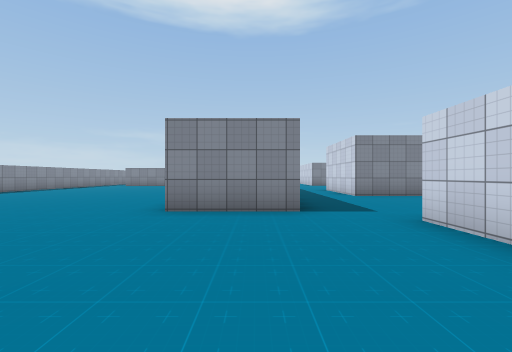
View 1 (above)

15 first-person views from a walk through a 3-D level made in the Unity game engine. The camera is 1.2 m above the floor, looks level and sees 90° across. The floor is counted in squares, 2 m on a side. Each view is taken from the middle of a square. On the plan, view 1 faces up. The plan holds only what a view shows up to about 9 squares ahead; the rest is blank. Some surface patterns are stand-ins.

View 2
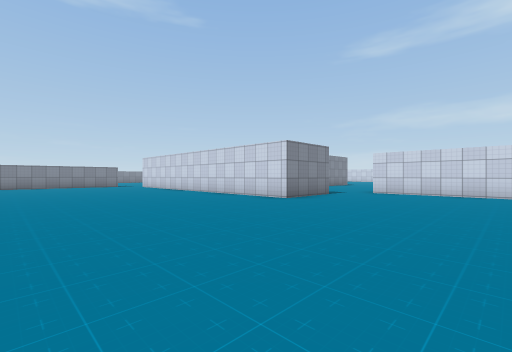

View 3
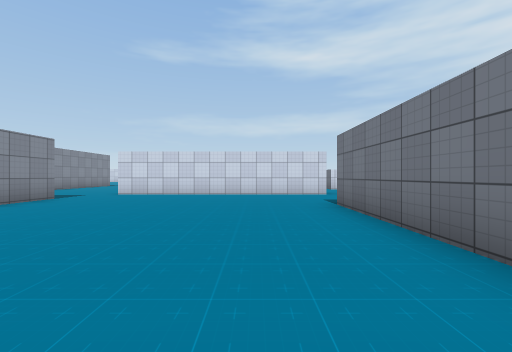

View 4
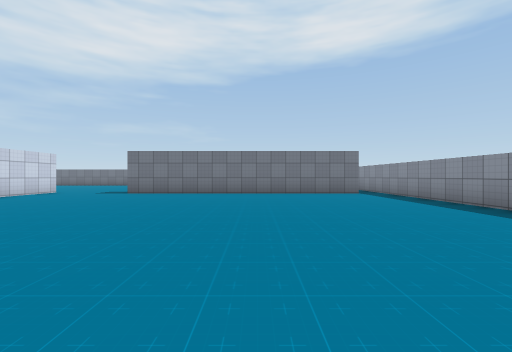

View 5
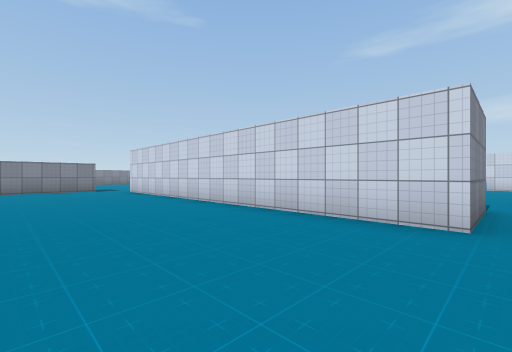

View 6
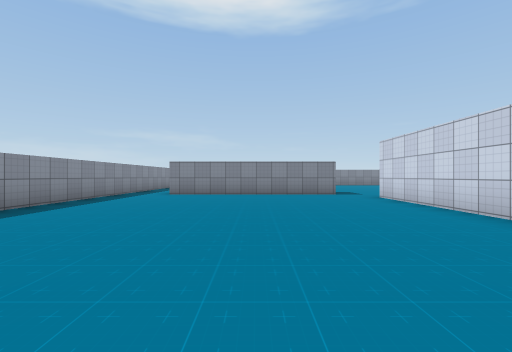

View 7
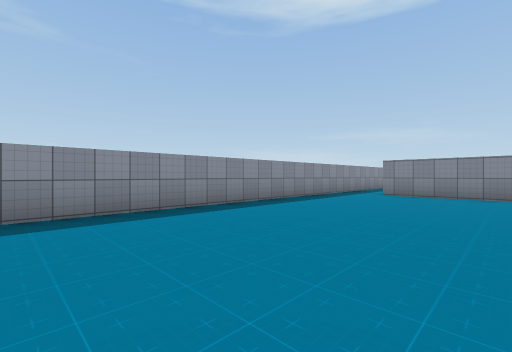

View 8
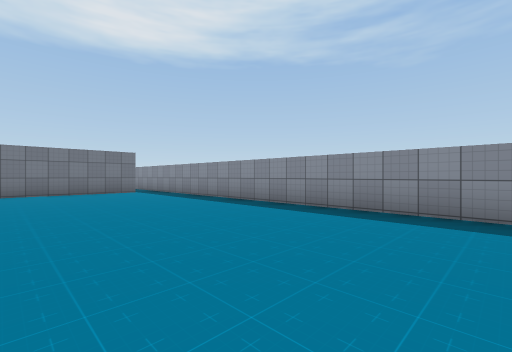

View 9
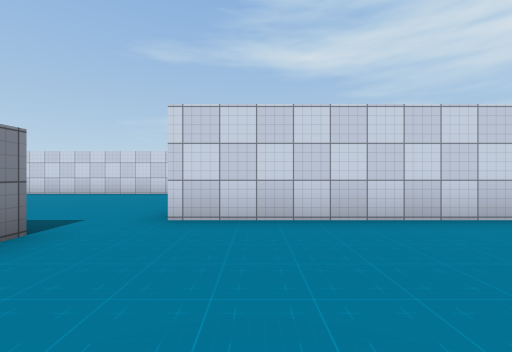

View 10
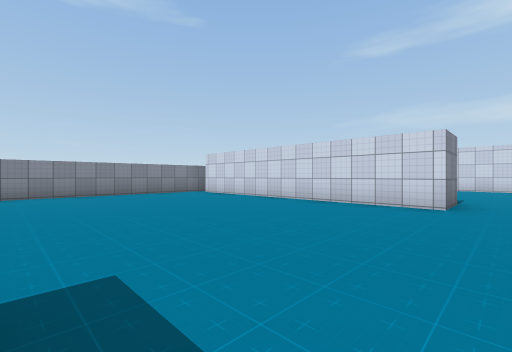

View 11
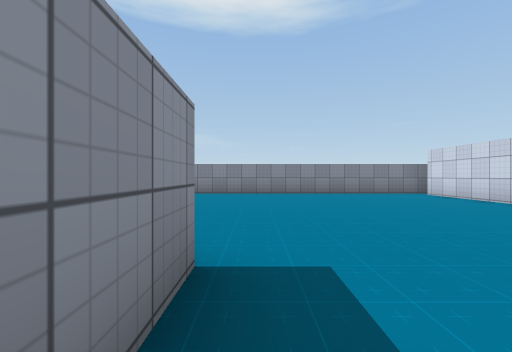

View 12
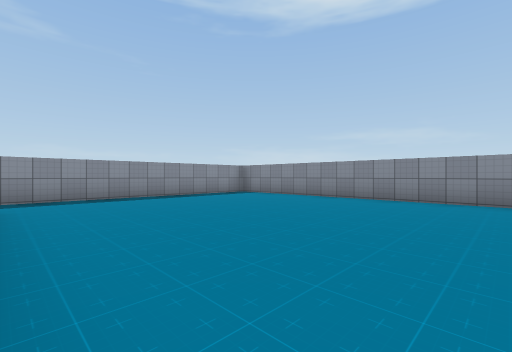

View 13
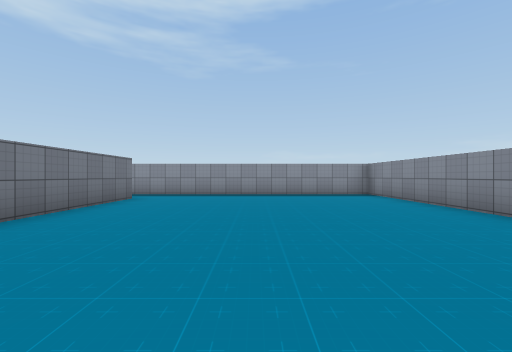

View 14
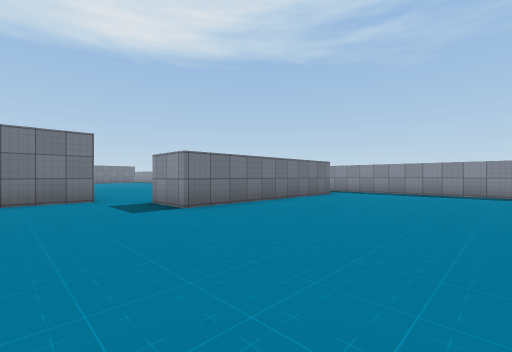

View 15
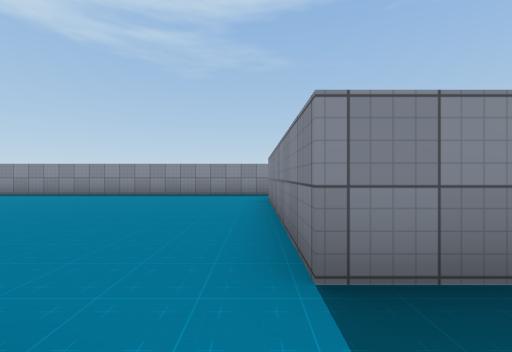

### Floor plan
Ten units are one square. View 1 is at (0, 0); x grows to the right and y downward. Boxes are objects, and circles mark ways between rooms. Rooms are numbered by the first view taken in them; rooms with no view inside come last. Other rooms are left out.
<svg viewBox="-99 -242 143 281">
<path fill="none" stroke="#000" d="M-6 -43 -15 -43 -15 -142M-85 27 -6 27M-34 -153 -79 -153M22 34 22 -35M-94 -155 -94 30M-15 -142 0 -142M-79 -167 -24 -167 -24 -153 -34 -153M35 -158 35 -232M39 -237 -94 -237 -94 -155"/>
<circle cx="-25" cy="-150" r="3" fill="#2a7"/>
<circle cx="-85" cy="-160" r="3" fill="#2a7"/>
<text x="-50" y="-50">1</text>
<text x="-30" y="-190">2</text>
</svg>
Room 1 opens to room 2.

Where each view was taken, in squares from view 1:
view 1: 0 up, 0 right, facing up
view 2: 0 up, 7 left, facing up-right
view 3: 1 down, 6 left, facing right
view 4: 6 up, 5 left, facing down
view 5: 4 up, 5 left, facing up-right
view 6: 7 up, 5 left, facing up
view 7: 7 up, 5 left, facing up-left
view 8: 7 up, 5 left, facing down-left
view 9: 13 up, 5 left, facing right
view 10: 15 up, 2 left, facing up-right
view 11: 15 up, 2 left, facing up
view 12: 17 up, 2 left, facing up-left
view 13: 20 up, 1 left, facing left
view 14: 21 up, 0 right, facing down-left
view 15: 15 up, 1 left, facing left
